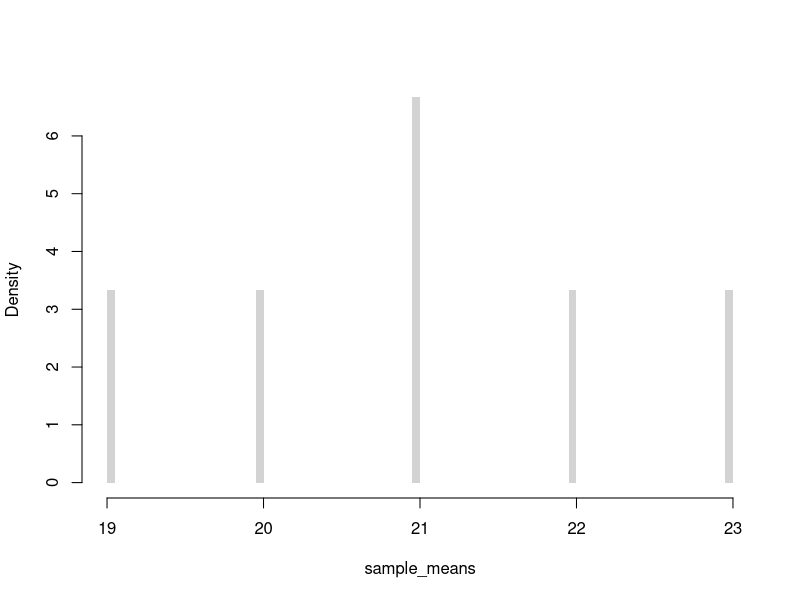
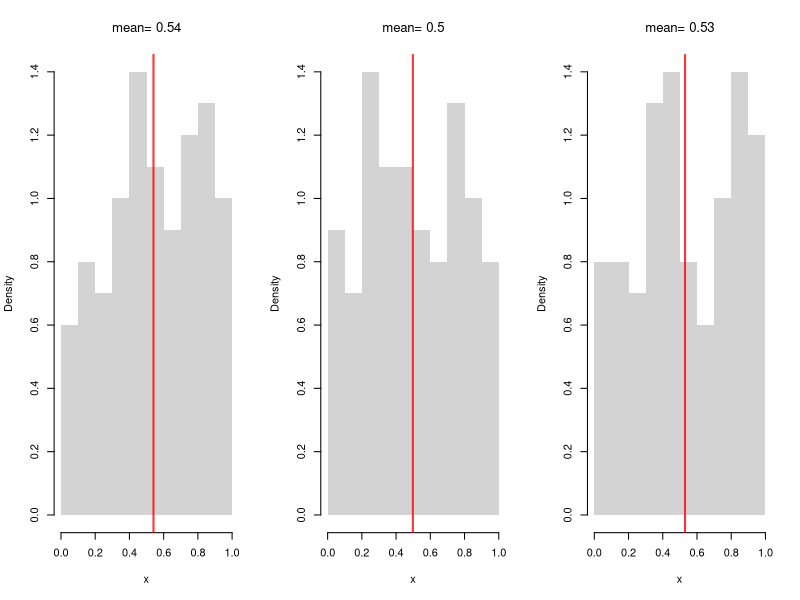
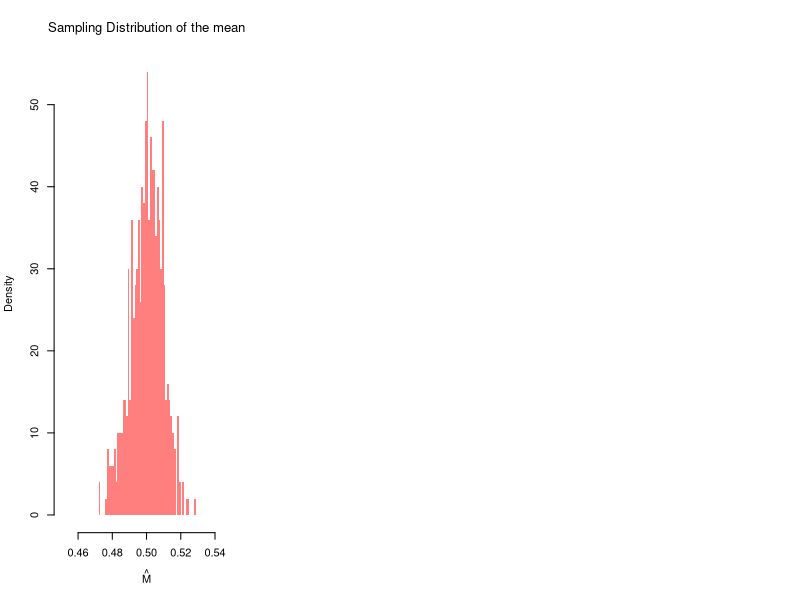
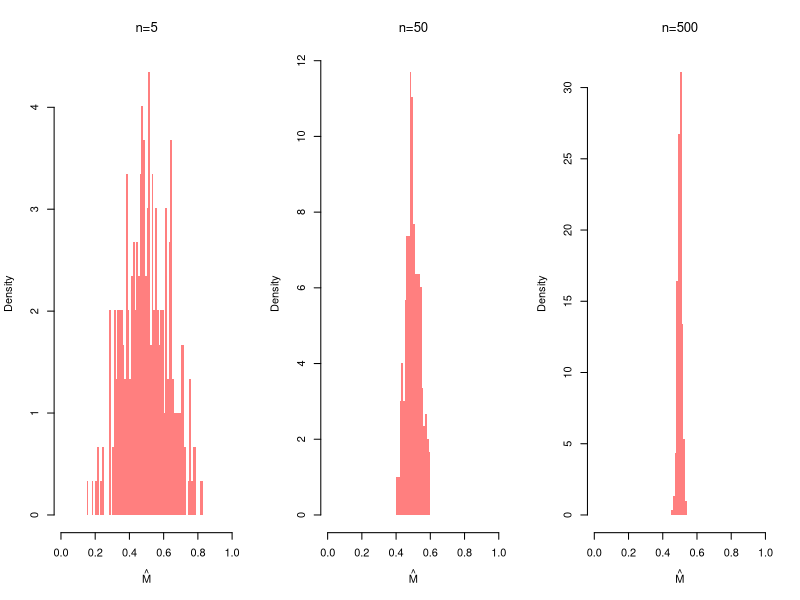
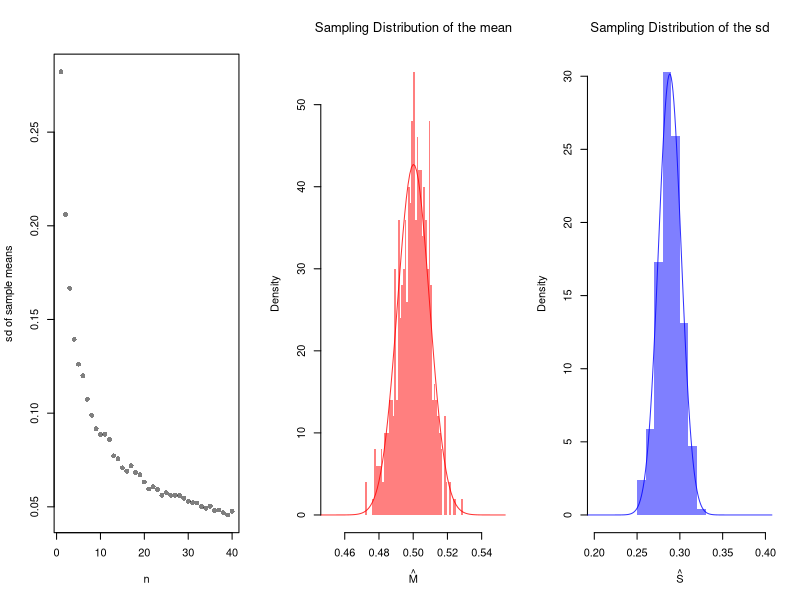
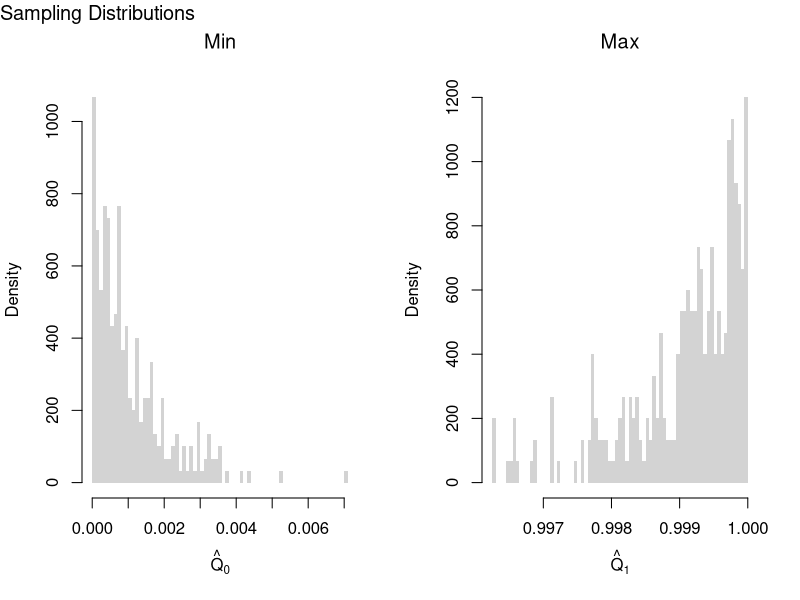
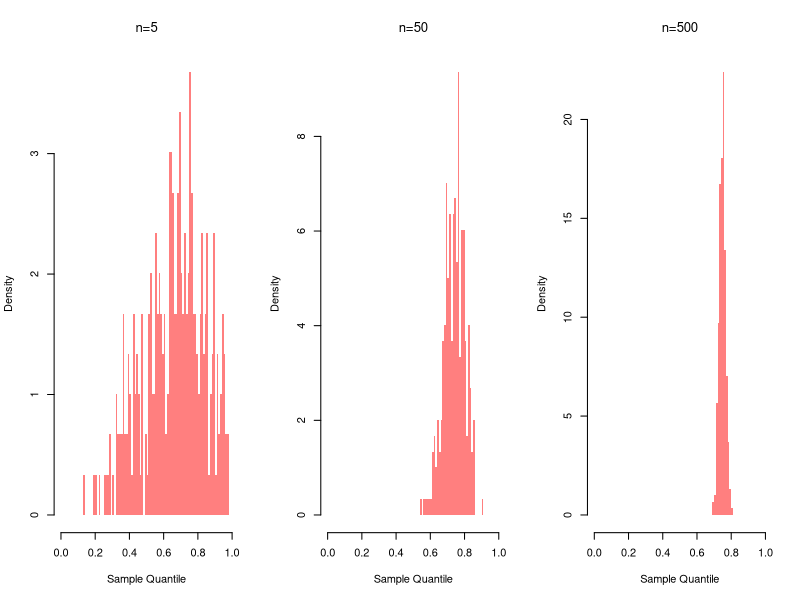
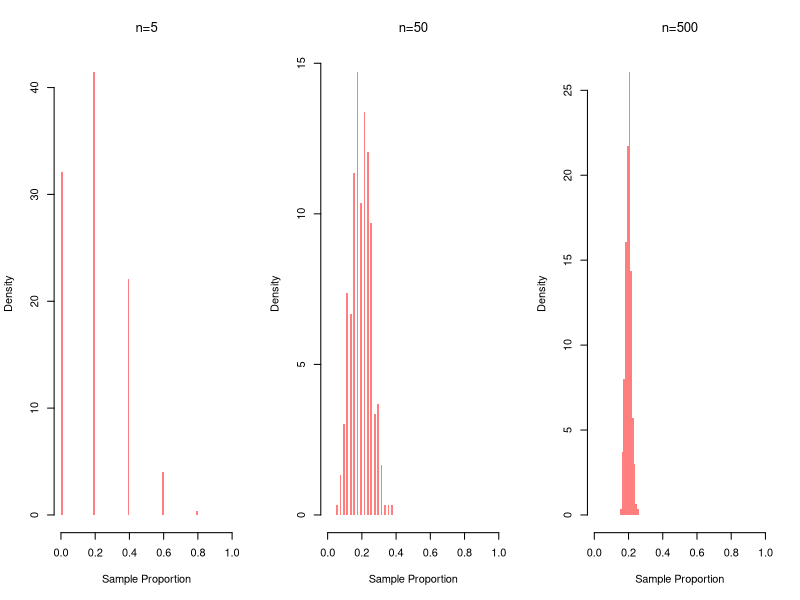

Here is the R script that generated these plots, in order:
## ---- chunk 1
# Simple random sample (no duplicates, equal probability)
x <- c(1, 2, 3, 4) # population
sample(x, 2, replace=FALSE) #sample
## ---- chunk 2
#{1, 2, 3} {1, 3, 2}
#{2, 1, 3} {2, 3, 1}  
#{3, 2, 1} {3, 1, 2}
factorial(3)
## ---- chunk 3
#Ways to draw k=2 from a set with n=4
#{1, 2} {1, 3} {1, 4}  
#      {2, 3} {2, 4}  
#            {3, 4} 

choose(4, 2)
## ---- chunk 4
# License plates: 3 distinct letters, 3 distinct numbers
(26 * 25 * 24) * (10 * 9 * 8)

# Bank-account sample of 3 from 20 (order irrelevant)
choose(20, 3)

# HR committee: morning ordered, afternoon unordered
(25 * 24) * choose(23, 5)
## ---- chunk 5
#All possible samples of two from a bag of numbers {1, 2, 3, 4} with replacement 
#{1, 1} {1, 2} {1, 3}, {3, 4}
#{2, 2} {2, 3} {2, 4}
#{3, 3} {3, 4}
#{4, 4}

# Simple random sample (duplicates, equal probability)
sample(x, 2, replace=TRUE)
## ---- chunk 6
X <- c(18, 20, 22, 24) # Ages for student population
# six possible samples
m1 <- mean( X[c(1, 2)] ) #{1, 2}
m2 <- mean( X[c(1, 3)] ) #{1, 3}
m3 <- mean( X[c(1, 4)] ) #{3, 4}
m4 <- mean( X[c(2, 3)] ) #{2, 3}
m5 <- mean( X[c(2, 4)] ) #{2, 4}
m6 <- mean( X[c(3, 4)] ) #{3, 4}
# sampling distribution
sample_means <- c(m1, m2, m3, m4, m5, m6)
hist(sample_means,
    freq=FALSE, breaks=100,
    main=NA, border=NA)
## ---- chunk 7
# Three Sample Example from infinite population
x1 <- runif(100)
m1 <- mean(x1)
x2 <- runif(100)
m2 <- mean(x2)
x3 <- runif(100)
m3 <- mean(x3)
sample_means <- c(m1, m2, m3)
sample_means

# An Equivalent Approach: fill vector in a loop
sample_means <- rep(NA, 3)
for(i in seq(sample_means)){
    x <- runif(100)
    m <- mean(x)
    sample_means[i] <- m
}
sample_means
## ---- chunk 8
# Three Sample Example w/ Visual
par(mfrow=c(1, 3))
for(b in 1:3){
    x <- runif(100) 
    m <-  mean(x)
    hist(x,
        breaks=seq(0, 1, by=.1), #for comparability
        freq=FALSE, main=NA, border=NA)
    abline(v=m, col=rgb(1, 0, 0, .8), lwd=2)
    title(paste0('mean= ', round(m, 2)),  font.main=1)
}
## ---- chunk 9
# Many sample example
sample_means <- rep(NA, 500)
for(i in seq_along(sample_means)){
    x <- runif(1000)
    m <- mean(x)
    sample_means[i] <- m
}
hist(sample_means,
    breaks=seq(0.45, 0.55, by=.001),
    border=NA, freq=FALSE,
    col=rgb(1, 0, 0, .5),
    xlab=expression(hat(M)),
    main=NA)
title('Sampling Distribution of the mean', font.main=1)
## ---- chunk 10
m_LLLN <- mean(sample_means)
round(m_LLLN, 3)
## ---- chunk 11
par(mfrow=c(1, 3))
for(n in c(5, 50, 500)){
    sample_means_n <- rep(NA, 299)
    for(i in seq_along(sample_means_n)){
        x <- runif(n)
        m <- mean(x)
        sample_means_n[i] <- m
    }
    hist(sample_means_n,
        breaks=seq(0, 1, by=.01),
        border=NA, freq=FALSE,
        col=rgb(1, 0, 0, .5),
        xlab=expression(hat(M)),
        main=NA)
    title(paste0('n=', n), font.main=1)
}
## ---- chunk 12
n_seq <- seq(1, 40)
sd_seq <- rep(NA, length(n_seq))
for(n in seq_along(sd_seq)){
    sample_means_n <- rep(NA, 499)
    for(i in seq_along(sample_means_n)){
        x <- runif(n)
        m <- mean(x)
        sample_means_n[i] <- m
    }
    sd_seq[n] <- sd(sample_means_n)
}
plot(n_seq, sd_seq, pch=16, col=grey(0, 0.5),
    xlab='n', ylab='sd of sample means', main=NA)
## ---- chunk 13
X <- c(18, 20, 22, 24) #student ages (population values)
mean(X) # Population mean

# six possible samples of size 2
m1 <- mean( X[c(1, 2)] ) #{1, 2}
m2 <- mean( X[c(1, 3)] ) #{1, 3}
m3 <- mean( X[c(1, 4)] ) #{1, 4}
m4 <- mean( X[c(2, 3)] ) #{2, 3}
m5 <- mean( X[c(2, 4)] ) #{2, 4}
m6 <- mean( X[c(3, 4)] ) #{3, 4}
means_2 <- c(m1, m2, m3, m4, m5, m6)
sort(means_2)

# four possible samples of size 3
m1 <- mean( X[c(1, 2, 3)] ) 
m2 <- mean( X[c(1, 2, 4)] ) 
m3 <- mean( X[c(1, 3, 4)] ) 
m4 <- mean( X[c(2, 3, 4)] ) 
means_3 <- c(m1, m2, m3, m4)
sort(means_3)
## ---- chunk 14
hist(sample_means,
    breaks=seq(0.45, 0.55, by=.001),
    border=NA, freq=FALSE,
    col=rgb(1, 0, 0, .5),
    xlab=expression(hat(M)),
    main=NA)
title('Sampling Distribution of the mean', font.main=1)

# Approximately normal?
mu <- mean(sample_means)
mu_sd <- sd(sample_means)
x <- seq(0.1, 0.9, by=0.001)
fx <- dnorm(x, mu, mu_sd)
lines(x, fx, col=rgb(1, 0, 0, .8))
## ---- chunk 15
# CLT example of the 'sd' statistic
sample_sds <- rep(NA, 1000)
for(i in seq_along(sample_sds)){
    x <- runif(100) # same distribution
    s <- sd(x) # different statistic
    sample_sds[i] <- s
}
hist(sample_sds,
    breaks=seq(0.2, 0.4, by=.01),
    border=NA, freq=FALSE,
    col=rgb(0, 0, 1, .5),
    xlab=expression(hat(S)),
    main=NA)
title('Sampling Distribution of the sd', font.main=1)

# Approximately normal?
mu <- mean(sample_sds)
mu_sd <- sd(sample_sds)
x <- seq(0.1, 0.9, by=0.001)
fx <- dnorm(x, mu, mu_sd)
lines(x, fx, col=rgb(0, 0, 1, .8))

# try another random variable, such as rexp(100) instead of runif(100)
## ---- chunk 16
# Create 300 samples, each with 1000 random uniform variables
x_samples <- matrix(nrow=300, ncol=1000)
for(i in seq(1, nrow(x_samples))){
    x_samples[i, ] <- runif(1000)
}
# Each row is a new sample
length(x_samples[1, ])

# Compute min and max for each sample
x_mins <- apply(x_samples, 1, quantile, probs=0)
x_maxs <- apply(x_samples, 1, quantile, probs=1)

# Plot the sampling distributions of min, median, and max
# Median looks normal. Maximum and minimum do not!
par(mfrow=c(1, 2))
hist(x_mins, breaks=100, main=NA,
    xlab=expression(hat(Q)[0]), border=NA, freq=FALSE)
title('Min', font.main=1)
hist(x_maxs, breaks=100, main=NA,
    xlab=expression(hat(Q)[1]), border=NA, freq=FALSE)
title('Max', font.main=1)
title('Sampling Distributions', outer=TRUE, line=-1, adj=0, font.main=1)
## ---- chunk 17
par(mfrow=c(1, 3))
for(n in c(5, 50, 500)){
    sample_quants_n <- rep(NA, 299)
    for(i in seq_along(sample_quants_n)){
        x <- runif(n)
        m <- quantile(x, probs=0.75) #upper quartile
        sample_quants_n[i] <- m
    }
    hist(sample_quants_n,
        breaks=seq(0, 1, by=.01),
        border=NA, freq=FALSE,
        col=rgb(1, 0, 0, .5),
        xlab='Sample Quantile',
        main=NA)
    title(paste0('n=', n), font.main=1)
}
## ---- chunk 18
par(mfrow=c(1, 3))
for(n in c(5, 50, 500)){
    sample_props_n <- rep(NA, 299)
    for(i in seq_along(sample_props_n)){
        x <- sample(1:5, size=n, prob=c(1:5)/15, replace=TRUE)
        p3 <- mean(x==3)
        sample_props_n[i] <- p3
    }
    hist(sample_props_n,
        breaks=seq(0, 1, by=.01),
        border=NA, freq=FALSE,
        col=rgb(1, 0, 0, .5),
        xlab='Sample Proportion',
        main=NA)
    title(paste0('n=', n), font.main=1)
}
## ---- chunk 19
par(mfrow = c(1, 3))
for (n in c(50, 500, 5000)) {
  x <- runif(n)
  Fx <- ecdf(x)
  plot(Fx, main=NA)
  title(paste0('n=', n), font.main=1)
}
## ---- chunk 20
sample_dat <- USArrests[, 'Murder']
sample_mean <- mean(sample_dat)
sample_mean
## ---- chunk 21
# Generate Non-normal Data, from Hesterberg (2015)

# Population is 50% N(-2, 1) and 50% N(2, 4)
populationMean <- c(-2, 2)
populationVar <- c(1, 4)

# Generate samples from population
rPopulation <- function(n){
  # Which distribution is each observation coming from
  di <- sample(1:2, size=n, replace=TRUE, prob=c(.5, .5))
  rnorm(n, mean=populationMean[di], sd=sqrt(populationVar)[di])
}

# Compute Sample Mean
n <- 25
set.seed(2)
sample_dat <- rPopulation(n)
sample_mean <- mean(sample_dat)
## ---- chunk 22
# Plot Bootstrap Mean
# Modified from Hesterberg (2015)

#### Some parameters for figure layout.
divideX <- c(.6, .65)
divideY <- c(0, .32, .33, .65, .70, 1)
useFraction <- .9
Fraction2 <- 0:1 + c(1, -1) * (1-useFraction)/2
rescaleY <- function(x) (x-.33)/.67
divideY3 <- (c(NA, NA, .33, .65, .70, 1) - .33)/.67

PlotSample <- function(data,
    lineMu=TRUE,
    star=FALSE,
    lineM=NULL,
    col='gray'){
  # lineMu: logical, add a vertical line at mu
  # star:  logical, label with xbar* instead of xbar
  # lineM: NULL or numeric; add a vertical line there

  hist(data, breaks=seq(-6, 8, length=21), col=col,
       probability=TRUE, axes=FALSE, new=FALSE, border=NA,
       xlab='', xlim=c(-6, 8), ylim=c(0, .351),
       xaxs='i', yaxs='i', main=NA)
  axis(side=1, at=c(-6, 8))
  axis(side=1, at=mean(data),
       if(star) expression(hat(M)[r]) else expression(hat(M)))
  if(lineMu) {
    segments(mean(populationMean), y0=0, y1=.32)
    axis(side=1, at=mean(populationMean), '')
  }
  if(length(lineM)) {
    segments(lineM, y0=0, y1=.32, col=rgb(1, 0, 0, .8), lty=2)
    axis(side=1, at=lineM, '', col=rgb(1, 0, 0, .8))
  }
  invisible(NULL)
}

### Plot sample (as substitute for population)
par(fig=c(divideX[1] * (1/3 + 1/3 * Fraction2), divideY3[5:6]),
    mar=.1 + c(2, 0, 0, 0), mex=.8)
PlotSample(sample_dat, lineM=sample_mean)
axis(1, sample_mean, expression(hat(M)), col=rgb(1, 0, 0, .8))

### Bootstrap samples
set.seed(2)  ## Cherry Pick Some Good Ones
B <- lapply(1:20, function(b) { sample(sample_dat, replace=TRUE) })
temp <- lapply(B, hist, breaks=seq(-6, 8, length=21), plot=FALSE)
Bii <- which(sapply(temp, function(x) max(x[['counts']])) <= 5)
## Plot the Cherries
par(fig=c(divideX[1] * (0/3 + 1/3*Fraction2), divideY3[3:4]), new=TRUE)
PlotSample(B[[Bii[1]]], sample_mean, lineMu=FALSE, star=TRUE)
par(fig=c(divideX[1] * (1/3 + 1/3*Fraction2), divideY3[3:4]), new=TRUE)
PlotSample(B[[Bii[3]]], sample_mean, lineMu=FALSE, star=TRUE)
par(fig=c(divideX[1] * (2/3 + 1/3*Fraction2), divideY3[3:4]), new=TRUE)
PlotSample(B[[Bii[2]]], sample_mean, lineMu=FALSE, star=TRUE)

### Bootstrap Distribution
par(fig=c(divideX[2], 1, 0, .5), new=TRUE)
par(mar=c(4.1, 0, 0, 0))
set.seed(2)
Bmeans <- sapply(1:999, function(b) {
    dat_b <- sample(sample_dat, replace=TRUE) # c.f. jackknife
    mean(dat_b)
})
hist(Bmeans, xlim=c(-3, 3), ylim=c(0, 1), breaks=61, border=NA,
     axes=FALSE, col='gray', freq=FALSE, main=NA, yaxs='i',
     xlab='', ylab='')
abline(v=sample_mean, col=rgb(1, 0, 0, .8), lty=2)
abline(v=mean(populationMean))
axis(1, c(-3, 3))
axis(1, at=sample_mean, expression(hat(M)), col=rgb(1, 0, 0, .8))
#axis(3, at=mean(populationMean), expression(mu))

### Arrows
par(mar=c(2.1, 0, 0, 0))
par(fig=c(0, 1, 0, 1), usr=c(0, 1, 0, 1))
arrows(lwd=1.5, length=.125,
       x0=divideX[1] * (.29 + .42 * ppoints(5)[c(1, 3, 5)]),
       x1=divideX[1] * seq(.3, .7, length=3),
       y0=rescaleY(divideY[4:5] %*% c(.2, .77)) - .05,
       y1=rescaleY(divideY[4] - c(.6, 1, .6)*(divideY[5]-divideY[4])) - .05)
arrows(divideX[1], c(.1, .2, .3), length=.125, divideX[2], lwd=1.5)

### Text
text(.4, .8, adj=0, 'Sample')
text((divideX[2]+1)/2, .55, adj=.5, 'Resampling Distribution')
text(0.01, divideY3[4]+.03, adj=0, 'Resamples (r)')
legend(.01, .9, lty=1:2, col=c(rgb(0, 0, 0, .8), rgb(1, 0, 0, .8)), legend=expression(mu, hat(M)))
## ---- chunk 23
small_dat <- c(1, 6, 7, 22)
jackknife_meds <- rep(NA, length(small_dat))
for(i in seq_along(jackknife_meds)){
    jackknife_meds[i] <- median(small_dat[-i])
}
jackknife_meds
mean(jackknife_meds)
## ---- chunk 24
sample_dat <- USArrests[, 'Murder']
sample_mean <- mean(sample_dat)

# Jackknife Estimates
n <- length(sample_dat)
jackknife_means <- rep(NA, n)
for(i in seq_along(jackknife_means)){
    dat_noti <- sample_dat[-i]
    mean_noti <- mean(dat_noti)
    jackknife_means[i] <- mean_noti
}
hist(jackknife_means, breaks=25,
    border=NA, freq=FALSE,
    main=NA, xlab=expression(hat(M)^group('(', -i, ')')))
abline(v=sample_mean, col=rgb(1, 0, 0, .8), lty=2)
## ---- chunk 25
set.seed(1)
small_dat <- c(1, 6, 7, 22)
bootstrap_meds <- rep(NA, 8)
for(b in seq_along(bootstrap_meds)){
    dat_b <- sample(small_dat, replace=TRUE)
    bootstrap_meds[b] <- median(dat_b)
}
bootstrap_meds
## ---- chunk 26
# Bootstrap estimates
bootstrap_means <- rep(NA, 9999)
for(b in seq_along(bootstrap_means)){
    boot_id <- sample(n, replace=TRUE)
    dat_b  <- sample_dat[boot_id] # c.f. jackknife
    mean_b <- mean(dat_b)
    bootstrap_means[b] <-mean_b
}

hist(bootstrap_means, breaks=25,
    border=NA, freq=FALSE,
    main=NA, xlab=expression(hat(M)^group('(', b, ')')))
abline(v=sample_mean, col=rgb(1, 0, 0, .8), lty=2)
## ---- chunk 27
# theoretical probabilities
x <- c(0, 1)
x_probs <- c(1/4, 3/4)
# sample draws
coin_sample <- sample(x, prob=x_probs, 1000, replace=TRUE)
Fhat <- ecdf(coin_sample)

x_probs_boot <- c(Fhat(0), 1-Fhat(0))
x_probs_boot # approximately the theoretical value
coin_resample <- sample(x, prob=x_probs_boot, 999, replace=TRUE)
# any draw from here is almost the same as the original process
## ---- chunk 28
sd(bootstrap_means) # standard error estimate for the mean
sd(sample_dat) # standard deviation
## ---- chunk 29
sd(jackknife_means)*sqrt(n) # standard error estimate for the mean
sd(bootstrap_means) # standard error estimate for the mean
## ---- chunk 30
B <- 999 # number of bootstrap samples
Nseq <- seq(1, length(sample_dat), by=1) # different resample sizes
n_id <- seq_along(sample_dat) # who to potentially resample

## For each sample size, compute the bootstrap SE
SE <- rep(NA, length(Nseq))
for(n in seq_along(Nseq)){
    sample_stats_n <- rep(NA, B)
    for(b in seq(1, B)){
    	b_id <- sample(n_id, size=n, replace=TRUE)
        x_b <- sample_dat[b_id]
        x_stat_b <- mean(x_b) # statistic of interest
        sample_stats_n[b] <- x_stat_b
    }
    se_n <- sd(sample_stats_n) # How much the statistic varies across samples
    SE[n] <- se_n
}

plot(Nseq, SE, pch=16, col=grey(0, 0.5),
    ylab='standard error', xlab='sample size', main=NA)
## ---- chunk 31
med <- quantile(sample_dat, prob=0.5)

# Bootstrap estimates
bootstrap_stat <- rep(NA, 9999)
for(b in seq_along(bootstrap_stat)){
    boot_id <- sample(n, replace=TRUE)
    dat_b  <- sample_dat[boot_id] # c.f. jackknife
    stat_b <- quantile(dat_b, prob=0.5)
    bootstrap_stat[b] <- stat_b
}

hist(bootstrap_stat, breaks=25,
    border=NA, freq=FALSE,
    main=NA, xlab=expression(Med[b]))
abline(v=med, col=rgb(1, 0, 0, .8), lty=2)
## ---- chunk 32
# Standard error estimate for the median
sd(bootstrap_stat)
